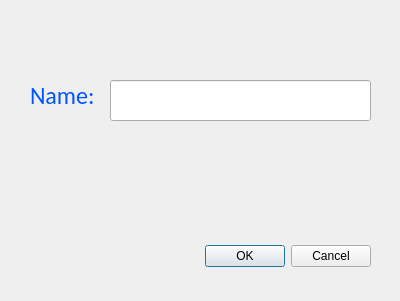
<?xml version="1.0" encoding="UTF-8"?>
<ui version="4.0">
 <class>DialogName</class>
 <widget class="QDialog" name="DialogName">
  <property name="geometry">
   <rect>
    <x>0</x>
    <y>0</y>
    <width>400</width>
    <height>301</height>
   </rect>
  </property>
  <property name="windowTitle">
   <string>Input Name</string>
  </property>
  <widget class="QDialogButtonBox" name="buttonBox">
   <property name="geometry">
    <rect>
     <x>30</x>
     <y>240</y>
     <width>341</width>
     <height>32</height>
    </rect>
   </property>
   <property name="orientation">
    <enum>Qt::Horizontal</enum>
   </property>
   <property name="standardButtons">
    <set>QDialogButtonBox::Cancel|QDialogButtonBox::Ok</set>
   </property>
  </widget>
  <widget class="QLabel" name="label_33">
   <property name="geometry">
    <rect>
     <x>30</x>
     <y>80</y>
     <width>71</width>
     <height>31</height>
    </rect>
   </property>
   <property name="palette">
    <palette>
     <active>
      <colorrole role="WindowText">
       <brush brushstyle="SolidPattern">
        <color alpha="255">
         <red>0</red>
         <green>85</green>
         <blue>255</blue>
        </color>
       </brush>
      </colorrole>
     </active>
     <inactive>
      <colorrole role="WindowText">
       <brush brushstyle="SolidPattern">
        <color alpha="255">
         <red>0</red>
         <green>85</green>
         <blue>255</blue>
        </color>
       </brush>
      </colorrole>
     </inactive>
     <disabled>
      <colorrole role="WindowText">
       <brush brushstyle="SolidPattern">
        <color alpha="255">
         <red>120</red>
         <green>120</green>
         <blue>120</blue>
        </color>
       </brush>
      </colorrole>
     </disabled>
    </palette>
   </property>
   <property name="font">
    <font>
     <family>Calibri</family>
     <pointsize>18</pointsize>
    </font>
   </property>
   <property name="text">
    <string>Name:</string>
   </property>
  </widget>
  <widget class="QLineEdit" name="lineEdit_Name">
   <property name="geometry">
    <rect>
     <x>110</x>
     <y>80</y>
     <width>261</width>
     <height>41</height>
    </rect>
   </property>
   <property name="font">
    <font>
     <family>HY견고딕</family>
     <pointsize>26</pointsize>
    </font>
   </property>
  </widget>
 </widget>
 <resources/>
 <connections>
  <connection>
   <sender>buttonBox</sender>
   <signal>accepted()</signal>
   <receiver>DialogName</receiver>
   <slot>accept()</slot>
   <hints>
    <hint type="sourcelabel">
     <x>248</x>
     <y>254</y>
    </hint>
    <hint type="destinationlabel">
     <x>178</x>
     <y>279</y>
    </hint>
   </hints>
  </connection>
  <connection>
   <sender>buttonBox</sender>
   <signal>rejected()</signal>
   <receiver>DialogName</receiver>
   <slot>reject()</slot>
   <hints>
    <hint type="sourcelabel">
     <x>316</x>
     <y>260</y>
    </hint>
    <hint type="destinationlabel">
     <x>299</x>
     <y>285</y>
    </hint>
   </hints>
  </connection>
 </connections>
</ui>
